Frame 1 (no input): blank canvas, image omitted
Frame 60 (no input): blank canvas, image omitted
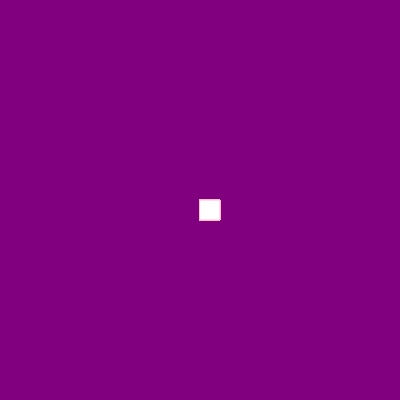
Frame 120 (the mouse pressed at the canvas centre since frame 60)

The p5.js sketch whose frames 1 and 60 were blank and that drew this single picture after the mouse press (run headless with seeded random() and noise() and a simulated clock; from frame 60 on, the mouse is pressed at the canvas centre):

// p5.js sketch
// ── sketch.js
function setup() {
    createCanvas(400, 400);
    background("purple");
  }
   function draw() {
  
  
    stroke ("pink")
    fill ("white")
    
   
    if(mouseIsPressed)
    rect (mouseX,mouseY, 20, 20)
  }
